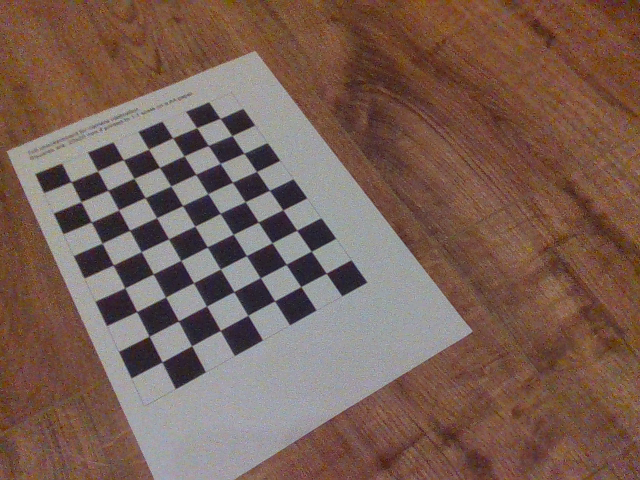
#> input picture checkerboard/col/0000000005.png, 640 x 480 px; its folder holds only this picture in this run
$ jupyter execute --allow-errors stereo.ipynb   (older library calls are emulated)
#> lines starting #> are read from the running program, lines starting #| are printed output that depends on the picture; after the words box and inside, x2 and y2 are one past the last pixel; in counts of white or black regions, pixels touching at a corner belong together; long printed decimals are rounded
#> further down, img is the input picture: shape (480, 640, 3); mean B, G, R 85.6, 96.3, 121.5
#> `gray = cv2.cvtColor(img,cv2.COLOR_BGR2GRAY)`:
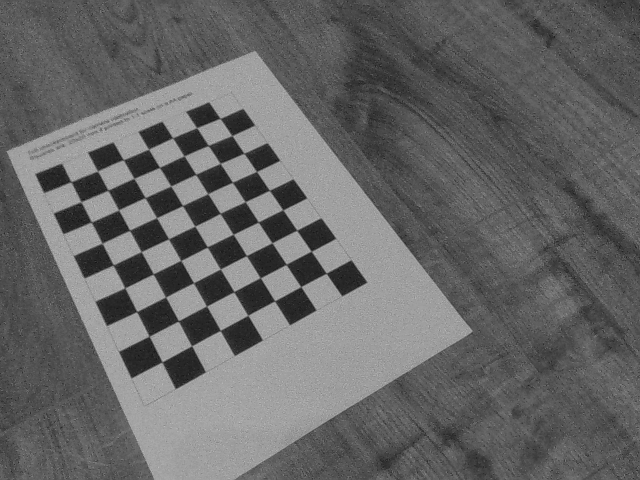
#> gray: shape (480, 640); min 16, max 189, mean 102.5
#> `ret, corners = cv2.findChessboardCorners(gray, (9,7), flags=cv2.CALIB_..`: ret = True; corners = 63 rows, first 8: [220, 118.4], [231.9, 135.6], [243.8, 153.4], [256.5, 171.4], [269.4, 190.4], [282.7, 209.7], [296.8, 230.3], [311.3, 251.2]
#> `corners2 = cv2.cornerSubPix(gray,corners,(7,7),(-1,-1),criteria)`: corners2 = 63 rows, first 8: [220.1, 118.3], [231.9, 135.6], [243.9, 153.2], [256.5, 171.5], [269.3, 190.3], [282.8, 209.8], [296.7, 230.2], [311.3, 251.2]
#> `img = cv2.drawChessboardCorners(img, (9,7), corners2,ret)`:
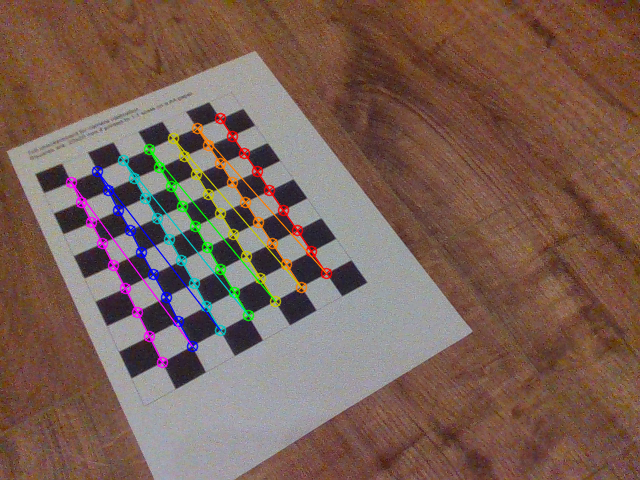
#> img: shape (480, 640, 3); 3.71% of pixels changed, all inside (x1, y1, x2, y2) = (65, 112, 333, 369)
#| instrinc matrix: [[ 51.953   0.         318.533]
#|  [  0.          44.396 227.544]
#|  [  0.           0.           1.        ]]
#| distortion coefficient: [[ 3.39980725e-04 -3.25941725e-06  0.00000000e+00  0.00000000e+00
#|    0.00000000e+00]]
#| retval: 0.2191
#> pass 2 of the loop `for cam in cameras:`:
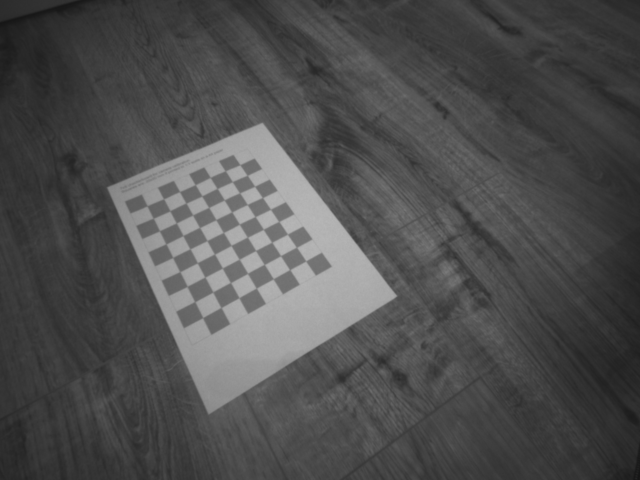
#> input picture checkerboard/ir1/0000000005.png, 640 x 480 px
#> img is the input picture: shape (480, 640, 3); min 21, max 183, mean 78.5
#> `ret, corners = cv2.findChessboardCorners(gray, (9,7), flags=cv2.CALIB_..`: ret = True; corners = 63 rows, first 8: [239.9, 164.7], [247.4, 175.4], [254.6, 186.3], [262.5, 197.6], [270.5, 209.3], [279, 221.5], [287.4, 234.2], [296.5, 247.3]
#> corners2 = 63 rows, first 8: [239.9, 164.7], [247.3, 175.3], [254.6, 186.3], [262.5, 197.5], [270.5, 209.2], [278.8, 221.5], [287.5, 234.1], [296.5, 247.3]
#> `img = cv2.drawChessboardCorners(img, (9,7), corners2,ret)`:
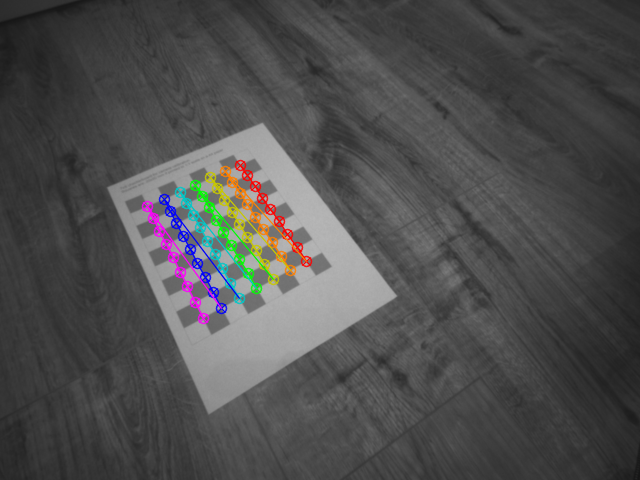
#> img: shape (480, 640, 3); 2.88% of pixels changed, all inside (x1, y1, x2, y2) = (141, 159, 313, 325)
#| instrinc matrix: [[174.467   0.         321.007]
#|  [  0.         157.671 252.979]
#|  [  0.           0.           1.        ]]
#| distortion coefficient: [[-0.00246 -0.001381  0.          0.          0.        ]]
#| retval: 0.1645
[cell 1]
import os
import cv2
import numpy as np
import glob
import matplotlib.pyplot as plt
from disparity import *

Calibration with checker board

[cell 2]
criteria = (cv2.TERM_CRITERIA_EPS + cv2.TERM_CRITERIA_MAX_ITER, 30, 0.001)

objp = np.zeros((7*9,3), np.float32)
objp[:,:2] = np.mgrid[0:9,0:7].T.reshape(-1,2)

calibdatapath = 'checkerboard'

cameras = ['col', 'ir1', 'ir2']

imgpoints = {}

mtx_map = {}
dist_map = {}

#> (the rest of this cell did not finish here and is left out)
